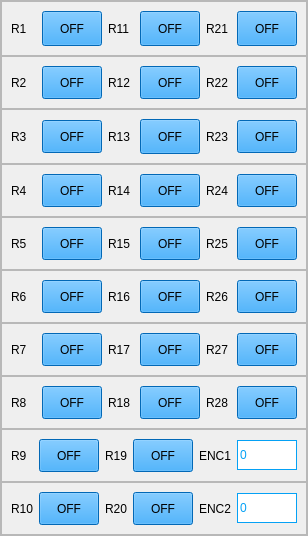
        <widget class="QFrame" name="frame_11">
         <property name="minimumSize">
          <size>
           <width>0</width>
           <height>0</height>
          </size>
         </property>
         <property name="maximumSize">
          <size>
           <width>500</width>
           <height>16777215</height>
          </size>
         </property>
         <property name="frameShape">
          <enum>QFrame::StyledPanel</enum>
         </property>
         <property name="frameShadow">
          <enum>QFrame::Raised</enum>
         </property>
         <layout class="QVBoxLayout" name="verticalLayout_3">
          <property name="spacing">
           <number>0</number>
          </property>
          <property name="leftMargin">
           <number>0</number>
          </property>
          <property name="topMargin">
           <number>0</number>
          </property>
          <property name="rightMargin">
           <number>0</number>
          </property>
          <property name="bottomMargin">
           <number>0</number>
          </property>
          <item>
           <widget class="QFrame" name="frame_12">
            <property name="frameShape">
             <enum>QFrame::StyledPanel</enum>
            </property>
            <property name="frameShadow">
             <enum>QFrame::Raised</enum>
            </property>
            <layout class="QHBoxLayout" name="horizontalLayout_7">
             <item>
              <widget class="QLabel" name="label_8">
               <property name="text">
                <string>R1</string>
               </property>
              </widget>
             </item>
             <item>
              <widget class="QPushButton" name="offr1">
               <property name="minimumSize">
                <size>
                 <width>60</width>
                 <height>35</height>
                </size>
               </property>
               <property name="maximumSize">
                <size>
                 <width>60</width>
                 <height>16777215</height>
                </size>
               </property>
               <property name="styleSheet">
                <string notr="true">
background-color: rgb(3, 146, 255);</string>
               </property>
               <property name="text">
                <string>OFF</string>
               </property>
              </widget>
             </item>
             <item>
              <widget class="QLabel" name="label_9">
               <property name="text">
                <string>R11</string>
               </property>
              </widget>
             </item>
             <item>
              <widget class="QPushButton" name="off11">
               <property name="minimumSize">
                <size>
                 <width>60</width>
                 <height>35</height>
                </size>
               </property>
               <property name="maximumSize">
                <size>
                 <width>60</width>
                 <height>16777215</height>
                </size>
               </property>
               <property name="styleSheet">
                <string notr="true">
background-color: rgb(3, 146, 255);</string>
               </property>
               <property name="text">
                <string>OFF</string>
               </property>
              </widget>
             </item>
             <item>
              <widget class="QLabel" name="label_10">
               <property name="text">
                <string>R21</string>
               </property>
              </widget>
             </item>
             <item>
              <widget class="QPushButton" name="offr21">
               <property name="minimumSize">
                <size>
                 <width>60</width>
                 <height>35</height>
                </size>
               </property>
               <property name="maximumSize">
                <size>
                 <width>60</width>
                 <height>16777215</height>
                </size>
               </property>
               <property name="styleSheet">
                <string notr="true">
background-color: rgb(3, 146, 255);</string>
               </property>
               <property name="text">
                <string>OFF</string>
               </property>
              </widget>
             </item>
            </layout>
           </widget>
          </item>
          <item>
           <widget class="QFrame" name="frame_13">
            <property name="frameShape">
             <enum>QFrame::StyledPanel</enum>
            </property>
            <property name="frameShadow">
             <enum>QFrame::Raised</enum>
            </property>
            <layout class="QHBoxLayout" name="horizontalLayout_12">
             <item>
              <widget class="QLabel" name="label_11">
               <property name="text">
                <string>R2</string>
               </property>
              </widget>
             </item>
             <item>
              <widget class="QPushButton" name="offr2">
               <property name="minimumSize">
                <size>
                 <width>50</width>
                 <height>33</height>
                </size>
               </property>
               <property name="maximumSize">
                <size>
                 <width>60</width>
                 <height>16777215</height>
                </size>
               </property>
               <property name="styleSheet">
                <string notr="true">
background-color: rgb(3, 146, 255);</string>
               </property>
               <property name="text">
                <string>OFF</string>
               </property>
              </widget>
             </item>
             <item>
              <widget class="QLabel" name="label_12">
               <property name="text">
                <string>R12</string>
               </property>
              </widget>
             </item>
             <item>
              <widget class="QPushButton" name="off12">
               <property name="minimumSize">
                <size>
                 <width>50</width>
                 <height>33</height>
                </size>
               </property>
               <property name="maximumSize">
                <size>
                 <width>60</width>
                 <height>16777215</height>
                </size>
               </property>
               <property name="styleSheet">
                <string notr="true">
background-color: rgb(3, 146, 255);</string>
               </property>
               <property name="text">
                <string>OFF</string>
               </property>
              </widget>
             </item>
             <item>
              <widget class="QLabel" name="label_13">
               <property name="text">
                <string>R22</string>
               </property>
              </widget>
             </item>
             <item>
              <widget class="QPushButton" name="offr22">
               <property name="minimumSize">
                <size>
                 <width>50</width>
                 <height>33</height>
                </size>
               </property>
               <property name="maximumSize">
                <size>
                 <width>60</width>
                 <height>16777215</height>
                </size>
               </property>
               <property name="styleSheet">
                <string notr="true">
background-color: rgb(3, 146, 255);</string>
               </property>
               <property name="text">
                <string>OFF</string>
               </property>
              </widget>
             </item>
            </layout>
           </widget>
          </item>
          <item>
           <widget class="QFrame" name="frame_66">
            <property name="frameShape">
             <enum>QFrame::StyledPanel</enum>
            </property>
            <property name="frameShadow">
             <enum>QFrame::Raised</enum>
            </property>
            <layout class="QHBoxLayout" name="horizontalLayout_43">
             <item>
              <widget class="QLabel" name="label_76">
               <property name="text">
                <string>R3</string>
               </property>
              </widget>
             </item>
             <item>
              <widget class="QPushButton" name="offr3">
               <property name="minimumSize">
                <size>
                 <width>50</width>
                 <height>33</height>
                </size>
               </property>
               <property name="maximumSize">
                <size>
                 <width>60</width>
                 <height>16777215</height>
                </size>
               </property>
               <property name="styleSheet">
                <string notr="true">
background-color: rgb(3, 146, 255);</string>
               </property>
               <property name="text">
                <string>OFF</string>
               </property>
              </widget>
             </item>
             <item>
              <widget class="QLabel" name="label_77">
               <property name="text">
                <string>R13</string>
               </property>
              </widget>
             </item>
             <item>
              <widget class="QPushButton" name="off13">
               <property name="minimumSize">
                <size>
                 <width>50</width>
                 <height>35</height>
                </size>
               </property>
               <property name="maximumSize">
                <size>
                 <width>60</width>
                 <height>16777215</height>
                </size>
               </property>
               <property name="styleSheet">
                <string notr="true">
background-color: rgb(3, 146, 255);</string>
               </property>
               <property name="text">
                <string>OFF</string>
               </property>
              </widget>
             </item>
             <item>
              <widget class="QLabel" name="label_75">
               <property name="text">
                <string>R23</string>
               </property>
              </widget>
             </item>
             <item>
              <widget class="QPushButton" name="offr23">
               <property name="minimumSize">
                <size>
                 <width>50</width>
                 <height>33</height>
                </size>
               </property>
               <property name="maximumSize">
                <size>
                 <width>60</width>
                 <height>16777215</height>
                </size>
               </property>
               <property name="styleSheet">
                <string notr="true">
background-color: rgb(3, 146, 255);</string>
               </property>
               <property name="text">
                <string>OFF</string>
               </property>
              </widget>
             </item>
            </layout>
           </widget>
          </item>
          <item>
           <widget class="QFrame" name="frame_67">
            <property name="frameShape">
             <enum>QFrame::StyledPanel</enum>
            </property>
            <property name="frameShadow">
             <enum>QFrame::Raised</enum>
            </property>
            <layout class="QHBoxLayout" name="horizontalLayout_44">
             <item>
              <widget class="QLabel" name="label_79">
               <property name="text">
                <string>R4</string>
               </property>
              </widget>
             </item>
             <item>
              <widget class="QPushButton" name="offr4">
               <property name="minimumSize">
                <size>
                 <width>50</width>
                 <height>33</height>
                </size>
               </property>
               <property name="maximumSize">
                <size>
                 <width>60</width>
                 <height>16777215</height>
                </size>
               </property>
               <property name="styleSheet">
                <string notr="true">
background-color: rgb(3, 146, 255);</string>
               </property>
               <property name="text">
                <string>OFF</string>
               </property>
              </widget>
             </item>
             <item>
              <widget class="QLabel" name="label_80">
               <property name="text">
                <string>R14</string>
               </property>
              </widget>
             </item>
             <item>
              <widget class="QPushButton" name="off14">
               <property name="minimumSize">
                <size>
                 <width>50</width>
                 <height>33</height>
                </size>
               </property>
               <property name="maximumSize">
                <size>
                 <width>60</width>
                 <height>16777215</height>
                </size>
               </property>
               <property name="styleSheet">
                <string notr="true">
background-color: rgb(3, 146, 255);</string>
               </property>
               <property name="text">
                <string>OFF</string>
               </property>
              </widget>
             </item>
             <item>
              <widget class="QLabel" name="label_78">
               <property name="text">
                <string>R24</string>
               </property>
              </widget>
             </item>
             <item>
              <widget class="QPushButton" name="offr24">
               <property name="minimumSize">
                <size>
                 <width>50</width>
                 <height>33</height>
                </size>
               </property>
               <property name="maximumSize">
                <size>
                 <width>60</width>
                 <height>16777215</height>
                </size>
               </property>
               <property name="styleSheet">
                <string notr="true">
background-color: rgb(3, 146, 255);</string>
               </property>
               <property name="text">
                <string>OFF</string>
               </property>
              </widget>
             </item>
            </layout>
           </widget>
          </item>
          <item>
           <widget class="QFrame" name="frame_68">
            <property name="frameShape">
             <enum>QFrame::StyledPanel</enum>
            </property>
            <property name="frameShadow">
             <enum>QFrame::Raised</enum>
            </property>
            <layout class="QHBoxLayout" name="horizontalLayout_45">
             <item>
              <widget class="QLabel" name="label_82">
               <property name="text">
                <string>R5</string>
               </property>
              </widget>
             </item>
             <item>
              <widget class="QPushButton" name="offr5">
               <property name="minimumSize">
                <size>
                 <width>50</width>
                 <height>33</height>
                </size>
               </property>
               <property name="maximumSize">
                <size>
                 <width>60</width>
                 <height>16777215</height>
                </size>
               </property>
               <property name="styleSheet">
                <string notr="true">
background-color: rgb(3, 146, 255);</string>
               </property>
               <property name="text">
                <string>OFF</string>
               </property>
              </widget>
             </item>
             <item>
              <widget class="QLabel" name="label_83">
               <property name="text">
                <string>R15</string>
               </property>
              </widget>
             </item>
             <item>
              <widget class="QPushButton" name="offr15">
               <property name="minimumSize">
                <size>
                 <width>50</width>
                 <height>33</height>
                </size>
               </property>
               <property name="maximumSize">
                <size>
                 <width>60</width>
                 <height>16777215</height>
                </size>
               </property>
               <property name="styleSheet">
                <string notr="true">
background-color: rgb(3, 146, 255);</string>
               </property>
               <property name="text">
                <string>OFF</string>
               </property>
              </widget>
             </item>
             <item>
              <widget class="QLabel" name="label_81">
               <property name="text">
                <string>R25</string>
               </property>
              </widget>
             </item>
             <item>
              <widget class="QPushButton" name="offr25">
               <property name="minimumSize">
                <size>
                 <width>50</width>
                 <height>33</height>
                </size>
               </property>
               <property name="maximumSize">
                <size>
                 <width>60</width>
                 <height>16777215</height>
                </size>
               </property>
               <property name="styleSheet">
                <string notr="true">
background-color: rgb(3, 146, 255);</string>
               </property>
               <property name="text">
                <string>OFF</string>
               </property>
              </widget>
             </item>
            </layout>
           </widget>
          </item>
          <item>
           <widget class="QFrame" name="frame_69">
            <property name="frameShape">
             <enum>QFrame::StyledPanel</enum>
            </property>
            <property name="frameShadow">
             <enum>QFrame::Raised</enum>
            </property>
            <layout class="QHBoxLayout" name="horizontalLayout_46">
             <item>
              <widget class="QLabel" name="label_85">
               <property name="text">
                <string>R6</string>
               </property>
              </widget>
             </item>
             <item>
              <widget class="QPushButton" name="offr6">
               <property name="minimumSize">
                <size>
                 <width>50</width>
                 <height>33</height>
                </size>
               </property>
               <property name="maximumSize">
                <size>
                 <width>60</width>
                 <height>16777215</height>
                </size>
               </property>
               <property name="styleSheet">
                <string notr="true">
background-color: rgb(3, 146, 255);</string>
               </property>
               <property name="text">
                <string>OFF</string>
               </property>
              </widget>
             </item>
             <item>
              <widget class="QLabel" name="label_86">
               <property name="text">
                <string>R16</string>
               </property>
              </widget>
             </item>
             <item>
              <widget class="QPushButton" name="offr16">
               <property name="minimumSize">
                <size>
                 <width>50</width>
                 <height>33</height>
                </size>
               </property>
               <property name="maximumSize">
                <size>
                 <width>60</width>
                 <height>16777215</height>
                </size>
               </property>
               <property name="styleSheet">
                <string notr="true">
background-color: rgb(3, 146, 255);</string>
               </property>
               <property name="text">
                <string>OFF</string>
               </property>
              </widget>
             </item>
             <item>
              <widget class="QLabel" name="label_84">
               <property name="text">
                <string>R26</string>
               </property>
              </widget>
             </item>
             <item>
              <widget class="QPushButton" name="offr26">
               <property name="minimumSize">
                <size>
                 <width>0</width>
                 <height>33</height>
                </size>
               </property>
               <property name="maximumSize">
                <size>
                 <width>60</width>
                 <height>16777215</height>
                </size>
               </property>
               <property name="styleSheet">
                <string notr="true">
background-color: rgb(3, 146, 255);</string>
               </property>
               <property name="text">
                <string>OFF</string>
               </property>
              </widget>
             </item>
            </layout>
           </widget>
          </item>
          <item>
           <widget class="QFrame" name="frame_70">
            <property name="frameShape">
             <enum>QFrame::StyledPanel</enum>
            </property>
            <property name="frameShadow">
             <enum>QFrame::Raised</enum>
            </property>
            <layout class="QHBoxLayout" name="horizontalLayout_47">
             <item>
              <widget class="QLabel" name="label_88">
               <property name="text">
                <string>R7</string>
               </property>
              </widget>
             </item>
             <item>
              <widget class="QPushButton" name="offr7">
               <property name="minimumSize">
                <size>
                 <width>50</width>
                 <height>33</height>
                </size>
               </property>
               <property name="maximumSize">
                <size>
                 <width>60</width>
                 <height>16777215</height>
                </size>
               </property>
               <property name="styleSheet">
                <string notr="true">
background-color: rgb(3, 146, 255);</string>
               </property>
               <property name="text">
                <string>OFF</string>
               </property>
              </widget>
             </item>
             <item>
              <widget class="QLabel" name="label_89">
               <property name="text">
                <string>R17</string>
               </property>
              </widget>
             </item>
             <item>
              <widget class="QPushButton" name="offr17">
               <property name="minimumSize">
                <size>
                 <width>50</width>
                 <height>33</height>
                </size>
               </property>
               <property name="maximumSize">
                <size>
                 <width>60</width>
                 <height>16777215</height>
                </size>
               </property>
               <property name="styleSheet">
                <string notr="true">
background-color: rgb(3, 146, 255);</string>
               </property>
               <property name="text">
                <string>OFF</string>
               </property>
              </widget>
             </item>
             <item>
              <widget class="QLabel" name="label_87">
               <property name="text">
                <string>R27</string>
               </property>
              </widget>
             </item>
             <item>
              <widget class="QPushButton" name="offr27">
               <property name="minimumSize">
                <size>
                 <width>50</width>
                 <height>33</height>
                </size>
               </property>
               <property name="maximumSize">
                <size>
                 <width>60</width>
                 <height>16777215</height>
                </size>
               </property>
               <property name="styleSheet">
                <string notr="true">
background-color: rgb(3, 146, 255);</string>
               </property>
               <property name="text">
                <string>OFF</string>
               </property>
              </widget>
             </item>
            </layout>
           </widget>
          </item>
          <item>
           <widget class="QFrame" name="frame_71">
            <property name="frameShape">
             <enum>QFrame::StyledPanel</enum>
            </property>
            <property name="frameShadow">
             <enum>QFrame::Raised</enum>
            </property>
            <layout class="QHBoxLayout" name="horizontalLayout_48">
             <item>
              <widget class="QLabel" name="label_91">
               <property name="text">
                <string>R8</string>
               </property>
              </widget>
             </item>
             <item>
              <widget class="QPushButton" name="offr8">
               <property name="minimumSize">
                <size>
                 <width>50</width>
                 <height>33</height>
                </size>
               </property>
               <property name="maximumSize">
                <size>
                 <width>60</width>
                 <height>16777215</height>
                </size>
               </property>
               <property name="styleSheet">
                <string notr="true">
background-color: rgb(3, 146, 255);</string>
               </property>
               <property name="text">
                <string>OFF</string>
               </property>
              </widget>
             </item>
             <item>
              <widget class="QLabel" name="label_92">
               <property name="text">
                <string>R18</string>
               </property>
              </widget>
             </item>
             <item>
              <widget class="QPushButton" name="offr18">
               <property name="minimumSize">
                <size>
                 <width>50</width>
                 <height>33</height>
                </size>
               </property>
               <property name="maximumSize">
                <size>
                 <width>60</width>
                 <height>16777215</height>
                </size>
               </property>
               <property name="styleSheet">
                <string notr="true">
background-color: rgb(3, 146, 255);</string>
               </property>
               <property name="text">
                <string>OFF</string>
               </property>
              </widget>
             </item>
             <item>
              <widget class="QLabel" name="label_90">
               <property name="text">
                <string>R28</string>
               </property>
              </widget>
             </item>
             <item>
              <widget class="QPushButton" name="offr28">
               <property name="minimumSize">
                <size>
                 <width>50</width>
                 <height>33</height>
                </size>
               </property>
               <property name="maximumSize">
                <size>
                 <width>60</width>
                 <height>16777215</height>
                </size>
               </property>
               <property name="styleSheet">
                <string notr="true">
background-color: rgb(3, 146, 255);</string>
               </property>
               <property name="text">
                <string>OFF</string>
               </property>
              </widget>
             </item>
            </layout>
           </widget>
          </item>
          <item>
           <widget class="QFrame" name="frame_72">
            <property name="frameShape">
             <enum>QFrame::StyledPanel</enum>
            </property>
            <property name="frameShadow">
             <enum>QFrame::Raised</enum>
            </property>
            <layout class="QHBoxLayout" name="horizontalLayout_34">
             <item>
              <widget class="QLabel" name="label_94">
               <property name="text">
                <string>R9</string>
               </property>
              </widget>
             </item>
             <item>
              <widget class="QPushButton" name="offr9">
               <property name="minimumSize">
                <size>
                 <width>50</width>
                 <height>33</height>
                </size>
               </property>
               <property name="maximumSize">
                <size>
                 <width>60</width>
                 <height>16777215</height>
                </size>
               </property>
               <property name="styleSheet">
                <string notr="true">
background-color: rgb(3, 146, 255);</string>
               </property>
               <property name="text">
                <string>OFF</string>
               </property>
              </widget>
             </item>
             <item>
              <widget class="QLabel" name="label_95">
               <property name="text">
                <string>R19</string>
               </property>
              </widget>
             </item>
             <item>
              <widget class="QPushButton" name="offr19">
               <property name="minimumSize">
                <size>
                 <width>50</width>
                 <height>33</height>
                </size>
               </property>
               <property name="maximumSize">
                <size>
                 <width>60</width>
                 <height>16777215</height>
                </size>
               </property>
               <property name="styleSheet">
                <string notr="true">
background-color: rgb(3, 146, 255);</string>
               </property>
               <property name="text">
                <string>OFF</string>
               </property>
              </widget>
             </item>
             <item>
              <widget class="QLabel" name="label_96">
               <property name="text">
                <string>ENC1</string>
               </property>
              </widget>
             </item>
             <item>
              <widget class="QLineEdit" name="lineEdit_64">
               <property name="minimumSize">
                <size>
                 <width>60</width>
                 <height>30</height>
                </size>
               </property>
               <property name="maximumSize">
                <size>
                 <width>60</width>
                 <height>16777215</height>
                </size>
               </property>
               <property name="styleSheet">
                <string notr="true">border: 1px solid  rgb(5, 161, 245);
color: rgb(5, 161, 245);</string>
               </property>
               <property name="inputMask">
                <string/>
               </property>
               <property name="text">
                <string>0</string>
               </property>
               <property name="readOnly">
                <bool>true</bool>
               </property>
              </widget>
             </item>
            </layout>
           </widget>
          </item>
          <item>
           <widget class="QFrame" name="frame_73">
            <property name="frameShape">
             <enum>QFrame::StyledPanel</enum>
            </property>
            <property name="frameShadow">
             <enum>QFrame::Raised</enum>
            </property>
            <layout class="QHBoxLayout" name="horizontalLayout_49">
             <item>
              <widget class="QLabel" name="label_97">
               <property name="text">
                <string>R10</string>
               </property>
              </widget>
             </item>
             <item>
              <widget class="QPushButton" name="offr10">
               <property name="minimumSize">
                <size>
                 <width>50</width>
                 <height>33</height>
                </size>
               </property>
               <property name="maximumSize">
                <size>
                 <width>60</width>
                 <height>16777215</height>
                </size>
               </property>
               <property name="styleSheet">
                <string notr="true">
background-color: rgb(3, 146, 255);</string>
               </property>
               <property name="text">
                <string>OFF</string>
               </property>
              </widget>
             </item>
             <item>
              <widget class="QLabel" name="label_98">
               <property name="text">
                <string>R20</string>
               </property>
              </widget>
             </item>
             <item>
              <widget class="QPushButton" name="offr20">
               <property name="minimumSize">
                <size>
                 <width>50</width>
                 <height>33</height>
                </size>
               </property>
               <property name="maximumSize">
                <size>
                 <width>60</width>
                 <height>16777215</height>
                </size>
               </property>
               <property name="styleSheet">
                <string notr="true">
background-color: rgb(3, 146, 255);</string>
               </property>
               <property name="text">
                <string>OFF</string>
               </property>
              </widget>
             </item>
             <item>
              <widget class="QLabel" name="label_108">
               <property name="text">
                <string>ENC2</string>
               </property>
              </widget>
             </item>
             <item>
              <widget class="QLineEdit" name="lineEdit_65">
               <property name="minimumSize">
                <size>
                 <width>60</width>
                 <height>30</height>
                </size>
               </property>
               <property name="maximumSize">
                <size>
                 <width>60</width>
                 <height>16777215</height>
                </size>
               </property>
               <property name="styleSheet">
                <string notr="true">border: 1px solid  rgb(5, 161, 245);
color: rgb(5, 161, 245);</string>
               </property>
               <property name="text">
                <string>0</string>
               </property>
               <property name="readOnly">
                <bool>true</bool>
               </property>
              </widget>
             </item>
            </layout>
           </widget>
          </item>
         </layout>
        </widget>
